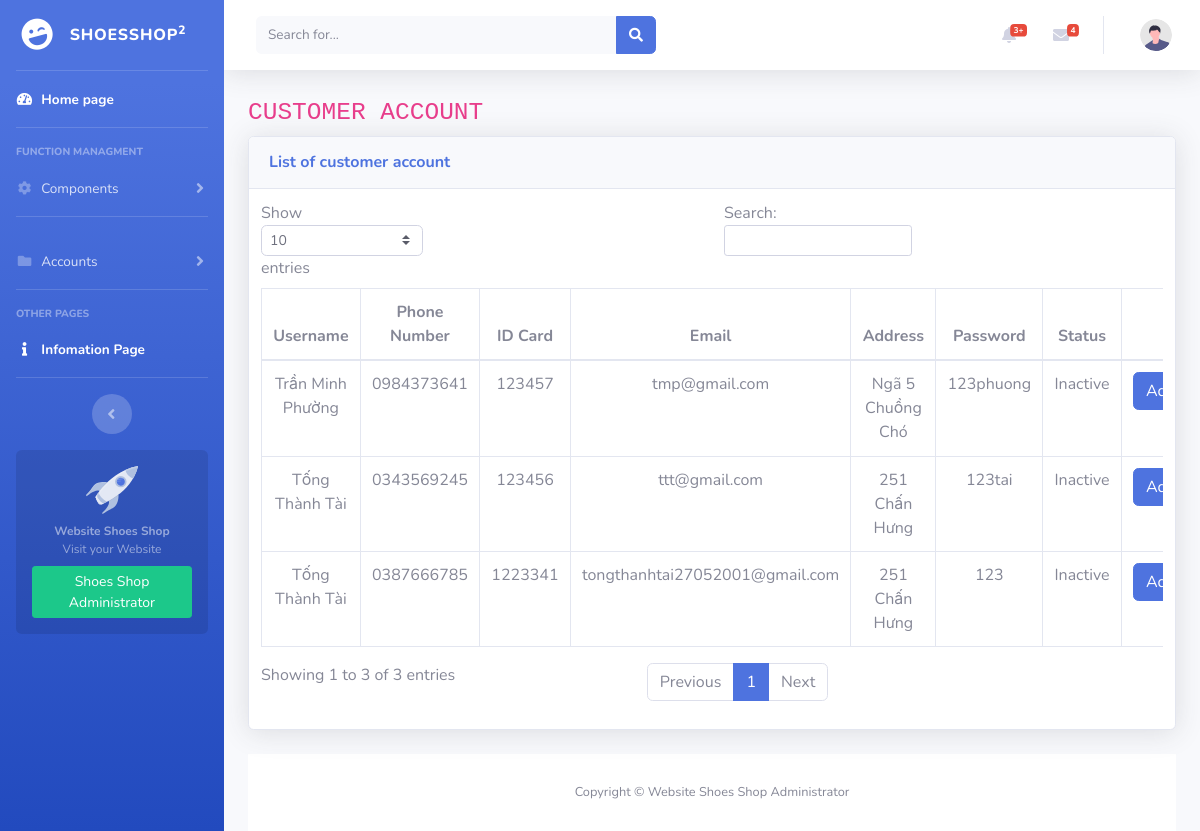
Screenshot of /customer__account.php (signed in) with the database file from the repository.
### tables this page shows
CREATE TABLE IF NOT EXISTS `customer_account` (
  `username` varchar(20) NOT NULL,
  `phonenum` text NOT NULL,
  `id_card` int(11) NOT NULL,
  `email` varchar(100) NOT NULL,
  `address` varchar(100) NOT NULL,
  `password` varchar(100) NOT NULL,
  `status` int(11) NOT NULL,
  PRIMARY KEY (`id_card`)
);

### customer__account.php (called while the page is built, shortened)
<?php
    $level ="";
    include $level."layout.php";
?>

### index__data.php (called while the page is built, shortened)
<?php
    $level = "";
    include $level."DB/database.php";
    $SQL_str_listcus_account= "SELECT * from customer_account";
    $list__cus_account= $connect->prepare($SQL_str_listcus_account);
    $list__cus_account-> execute();
    $list__cus_account_rowsdata = $list__cus_account ->fetchAll();

### component/customer__account--content.php (the view, shortened to what this page needs)
<?php
    include $level."index__data.php";
?>
<div class="container-fluid">
<h1 class="h3 mb-2 text-gray-800"><code>CUSTOMER ACCOUNT</code></h1>
<div class="card shadow mb-4">
    <div class="card-header py-3">
        <h6 class="m-0 font-weight-bold text-primary">List of customer account</h6>
    </div>
    <div class="card-body">
        <div class="table-responsive">
            <table class="table table-bordered" id="dataTable" width="100%" cellspacing="0">
                <thead>
                    <tr>
                        <th style="width:180px">Username</th>
                        <th>Phone Number</th>
                        <th>ID Card</th>
                        <th>Email</th>
                        <th>Address</th>
                        <th>Password</th>
                        <th>Status</th>
                        <th style="border-right:none"></th>
                    </tr>
                </thead>
                <tbody>
                    <?php foreach ($list__cus_account_rowsdata as $arr__cusaccount)
                    {
                    ?>
                        <tr>
                            <td style="width:180px"><?php echo $level.$arr__cusaccount["username"]?></td>
                            <td><?php echo $level.$arr__cusaccount["phonenum"]?></td>
                            <td><?php echo $level.$arr__cusaccount["id_card"]?></td>
                            <td><?php echo $level.$arr__cusaccount["email"]?></td>
                            <td><?php echo $level.$arr__cusaccount["address"]?></td>
                            <td><?php echo $level.$arr__cusaccount["password"]?></td>
                            <td><?php echo ($level.$arr__cusaccount["status"])?"Active":"Inactive"?></td>
                            <td><a href="<?php echo $level."insert__customeraccount"?>" class="btn btn-primary">Add</a></td>
                        </tr>
                    <?php } ?>
                </tbody>
            </table>
        </div>
    </div>
</div>

### rows the page displays
customer_account: username "Tống Thành Tài", phonenum "0343569245", id_card "123456", email "ttt@gmail.com", address "251 Chấn Hưng", password "123tai", status "Inactive"
customer_account: username "Trần Minh Phường", phonenum "0984373641", id_card "123457", email "tmp@gmail.com", address "Ngã 5 Chuồng Chó", password "123phuong", status "Inactive"
customer_account: username "Tống Thành Tài", phonenum "0387666785", id_card "1223341", email "tongthanhtai27052001@gmail.com", address "251 Chấn Hưng", password "123", status "Inactive"
